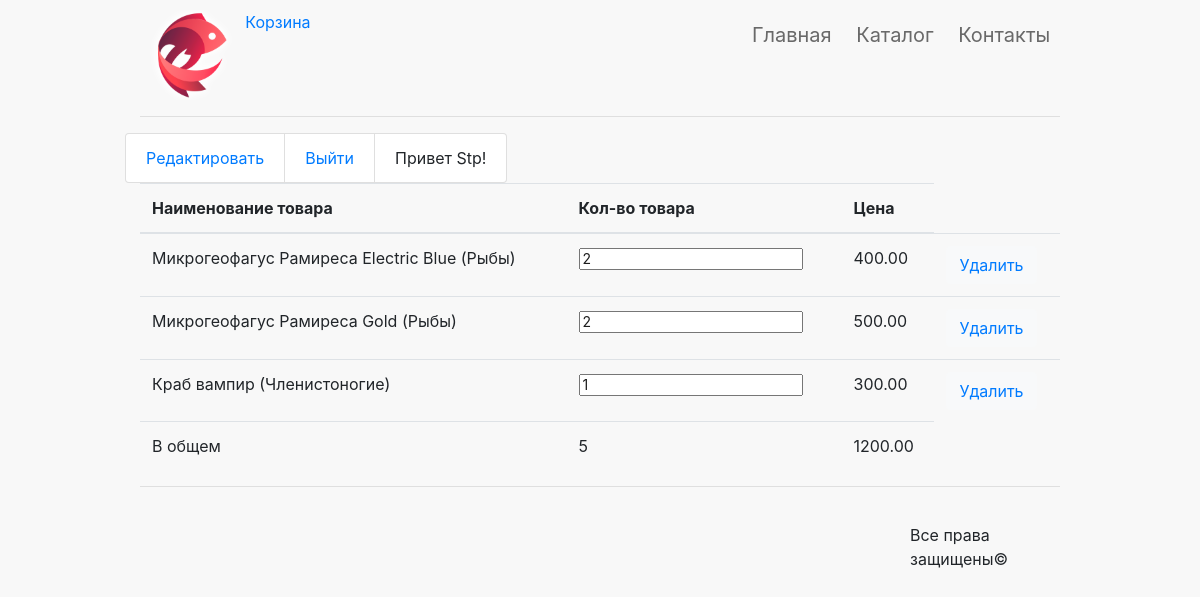
/basket/ (signed in), run on the app's committed database.
### authapp/models.py (models this page shows, shortened)
class ShopUser(AbstractUser):
    class Meta:
        verbose_name = 'пользователь'
        verbose_name_plural = 'пользователи'
    avatar = models.ImageField(upload_to='users_avatars', blank=True)
    age = models.PositiveIntegerField(verbose_name='возраст', default=18)
    activation_key = models.CharField(max_length=128, blank=True)
    activation_key_expires = models.DateTimeField(
        default=det_expires_datetime()
    )

### basketapp/models.py (models this page shows)
class BasketSlot(models.Model):
    class Meta:
        verbose_name = 'Слот корзины'
        verbose_name_plural = 'Слоты корзины'
    user = models.ForeignKey(settings.AUTH_USER_MODEL, on_delete=models.CASCADE,related_name='basket')
    product = models.ForeignKey(Product, on_delete=models.CASCADE)
    quantity = models.PositiveIntegerField(verbose_name='количество', default=1)
    add_datatime = models.DateTimeField(verbose_name='время создания', auto_now_add=True)
    update_datetime = models.DateTimeField(verbose_name='время обновления', auto_now=True)
    def __str__(self):
        return f'{self.user.username} - {self.product.name}' #'{} - {}'.format(self.user.username, self.product.name)
    def get_price(self):
        return self.quantity * self.product.price
    price = property(get_price)

### mainapp/models.py (models this page shows, shortened)
class Product(models.Model):
    category = models.ForeignKey(ProductCategory, on_delete=models.CASCADE)
    name = models.CharField(verbose_name='имя продукта', max_length=128)
    image = models.ImageField(upload_to='products_images', blank=True)
    short_desc = models.CharField(verbose_name='краткое описание продукта', max_length=60, blank=True)
    description = models.TextField(verbose_name='описание продукта', blank=True)
    price = models.DecimalField(verbose_name='цена продукта', max_digits=8, decimal_places=2, default=0)
    quantity = models.PositiveIntegerField(verbose_name='количество на складе', default=0)
    is_hot = models.BooleanField(verbose_name='горячий продукт', default=False)
    def __str__(self):
        return f"{self.name} ({self.category.name})"

class ProductCategory(models.Model):
    name = models.CharField(verbose_name='имя', max_length=64, unique=True)
    description = models.TextField(verbose_name='описание', blank=True)

### basketapp/views.py (the view)
# urls.py: path('', basket, name='index'),
@login_required
def basket(request):
    title = 'Корзина'
    basket = BasketSlot.objects.filter(user=request.user).all()
    total_cost = 0
    total_quantity = 0
    for item in basket:
        total_cost += item.price
        total_quantity += item.quantity
    content = {
        'title': title,
        'basket': basket,
        'total_quantity': total_quantity,
        'total_cost': total_cost,
    }
    print(basket)
    return render(request, 'mainapp/basket.html', content)

### mainapp/context_processors.py (called while the page is built)
def basket(request):
   basket = []
   if request.user.is_authenticated:
       basket = BasketSlot.objects.filter(user=request.user)
   return {
       'basket': basket,
   }

### mainapp/templates/mainapp/basket.html (shortened to what this page needs)
{% extends 'mainapp/base.html' %}
{% load staticfiles%}
{% load custom_tags %}
{% block content %}
<div class="basket_list">
{% include 'mainapp/includes/inc_basket_list.html' %}
</div>
{% endblock %}

### mainapp/templates/mainapp/includes/inc_control.html
<div class="row">
        <ul class="list-group list-group-horizontal-md">
            {% if request.user.is_authenticated %}
            <li class="list-group-item"><a href="{% url 'auth:edit' %}">Редактировать</a></li>
            <li class="list-group-item"><a href="{% url 'auth:logout' %}">Выйти</a></li>
            <li class="list-group-item">Привет {{ request.user.username|title }}!</li>
            {% else %}
             <li class="list-group-item"><a href="{% url 'auth:login' %}">Войти</a></li>
            <li class="list-group-item"><a href="{% url 'auth:register' %}">Регистрация</a></li>
            {% endif %}
        </ul>
</div>

### mainapp/templates/mainapp/includes/inc_basket_list.html
<table class="table">
        <thead>
            <tr>
                <th scope="col">Наименование товара</th>
                <th scope="col">Кол-во товара</th>
                <th scope="col">Цена</th>
            </tr>
        </thead>
        <tbody>
        {% for product in basket %}
            <tr>
                <td>{{product.product}}</td>
                <td><input type = "number" min="0"
                           name = {{product.product.pk}}
                           value="{{product.quantity}}">
                </td>
                <td>{{product.price}}</td>
                <td><button type="button" class="btn btn-light"><a href="{% url 'basket:remove' product.product.pk %}">Удалить</a></button></td>
            </tr>
        {% endfor %}
            <tr>
                <td>В общем</td>
                <td>{{total_quantity}}</td>
                <td>{{total_cost}}</td>
            </tr>
        </tbody>
</table>

### static/css/styles.css (style rules this page uses)
.body { background-color: #f8f8f8 }
input { font-size: 14px; color: #1C1C1C; line-height: 16px; padding: 1px; margin: 1px; text-transform: capitalize; }

### data on the page
ShopUser: user.username "Stp"
BasketSlot: product "Микрогеофагус Рамиреса Electric Blue (Рыбы)", product.pk "2", price "400.00"
BasketSlot: product "Микрогеофагус Рамиреса Gold (Рыбы)", quantity "2", price "500.00"
BasketSlot: product "Краб вампир (Членистоногие)", quantity "1", price "300.00"

### other printed values
{{ total_quantity }} "5"
{{ total_cost }} "1200.00"
